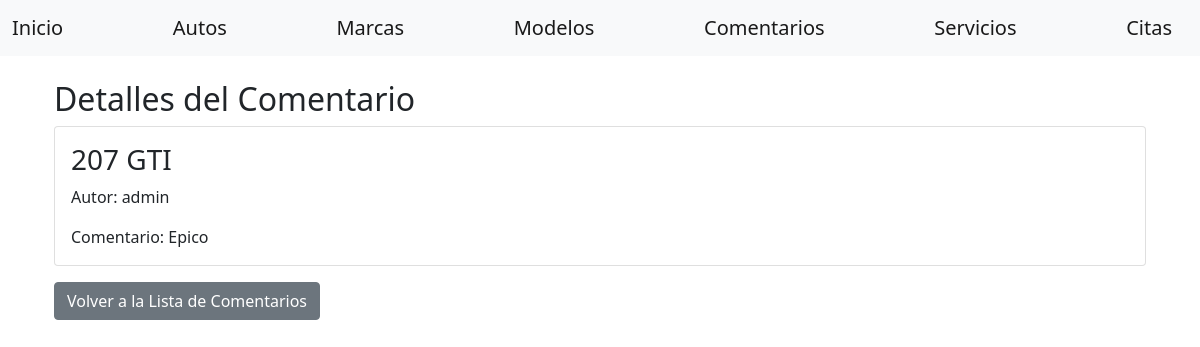
Screenshot of /gestion/comentarios/20/ with the database file from the repository.
### gestion/models.py (models this page shows, shortened)
class Comentario(models.Model):
    auto = models.ForeignKey(Auto, on_delete=models.CASCADE)
    autor = models.ForeignKey(User, on_delete=models.CASCADE)
    comentario = models.TextField()
    fecha = models.DateTimeField(auto_now_add=True)

class Auto(models.Model):
    marca = models.ForeignKey(Marca, on_delete=models.CASCADE, default=1, verbose_name=_("marca"))
    modelo = models.ForeignKey(ModeloAuto, on_delete=models.CASCADE, verbose_name=_("modelo"))
    categoria = models.ForeignKey(Categoria, on_delete=models.CASCADE, verbose_name=_("categoria"))
    precio = models.DecimalField(max_digits=10, decimal_places=2, verbose_name=_("precio"))
    imagen = models.ImageField(upload_to='autos/', null=True, blank=True, verbose_name=_("imagen"))
    descripcion = models.TextField(verbose_name=_("descripcion"))

class ModeloAuto(models.Model):
    marca = models.ForeignKey(Marca, on_delete=models.CASCADE)
    nombre = models.CharField(max_length=100)

### gestion/views/comentario_view.py (the view)
# urls.py: path('comentarios/<int:id>/', comentario_view.ComentarioDetailView.as_view(), name='comentario-detail'),
class ComentarioDetailView(View):
    def get(self, request, id, *args, **kwargs):
        repo = ComentarioRepository()
        comentario = get_object_or_404(Comentario, id=id)
        return render(
            request,
            'comentarios/detail.html',
            dict(
                comentario=comentario
            )
        )

### gestion/context_processors.py (called while the page is built)
def user_info(request):
    user = request.user if request.user.is_authenticated else None
    return {
        'authenticated_user': user
    }

def all_brands(request):
    brands = cache.get('brands')
    if brands is None:
        brands = Marca.objects.all()
        cache.set('brands', brands, 36000)  # Cache por 10 horas (36000 segundos)
    return {'all_brands': brands}

def all_categories(request):
    categories = cache.get('categories')
    if categories is None:
        categories = Categoria.objects.all()  # Devuelve objetos completos
        cache.set('categories', categories, 36000)  # Cache por 10 horas (36000 segundos)
    return {'all_categories': categories}

### gestion/templates/comentarios/detail.html (shortened to what this page needs)
{% extends "home/base.html" %}
{% block content %}
<div class="container mt-3">
    <h2>Detalles del Comentario</h2>
    <div class="card">
        <div class="card-body">
            <h3 class="card-title">{{ comentario.auto.modelo.nombre }}</h3>
            <p class="card-text">Autor: {{ comentario.autor.username }}</p>
            <p class="card-text">Comentario: {{ comentario.comentario }}</p>
        </div>
    </div>
    <a href="{% url 'comentario-list' %}" class="btn btn-secondary mt-3">Volver a la Lista de Comentarios</a>
</div>
{% endblock %}

### home/templates/home/base.html (style rules this page uses)
body { background-image: url(''); background-size: cover; background-position: center; background-repeat: no-repeat; height: 100vh; margin: 0; }
.card { background-color: rgba(255, 255, 255, 0.8); }

### rows the page displays
Comentario: auto.modelo.nombre "207 GTI", autor.username "admin", comentario "Epico"
